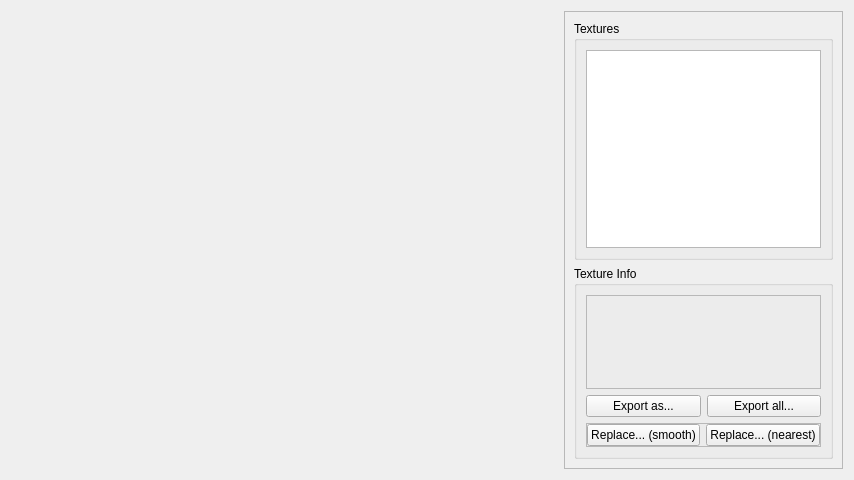
<?xml version="1.0" encoding="UTF-8"?>
<ui version="4.0">
 <class>TextureDBViewer</class>
 <widget class="QWidget" name="TextureDBViewer">
  <property name="geometry">
   <rect>
    <x>0</x>
    <y>0</y>
    <width>854</width>
    <height>480</height>
   </rect>
  </property>
  <property name="windowTitle">
   <string>Form</string>
  </property>
  <property name="windowIcon">
   <iconset resource="resources.qrc">
    <normaloff>:/tex_icon.png</normaloff>:/tex_icon.png</iconset>
  </property>
  <property name="styleSheet">
   <string notr="true">QLabel#texWidget 
{
	background-image: url(&quot;:/checker.png&quot;);
}</string>
  </property>
  <layout class="QHBoxLayout" name="horizontalLayout" stretch="2,1">
   <item>
    <widget class="QLabel" name="texWidget">
     <property name="sizePolicy">
      <sizepolicy hsizetype="Minimum" vsizetype="Minimum">
       <horstretch>1</horstretch>
       <verstretch>1</verstretch>
      </sizepolicy>
     </property>
     <property name="minimumSize">
      <size>
       <width>1</width>
       <height>1</height>
      </size>
     </property>
     <property name="sizeIncrement">
      <size>
       <width>1</width>
       <height>1</height>
      </size>
     </property>
     <property name="baseSize">
      <size>
       <width>1</width>
       <height>1</height>
      </size>
     </property>
     <property name="autoFillBackground">
      <bool>false</bool>
     </property>
     <property name="text">
      <string/>
     </property>
     <property name="scaledContents">
      <bool>false</bool>
     </property>
    </widget>
   </item>
   <item>
    <widget class="QFrame" name="infoFrame">
     <property name="frameShape">
      <enum>QFrame::StyledPanel</enum>
     </property>
     <property name="frameShadow">
      <enum>QFrame::Raised</enum>
     </property>
     <layout class="QVBoxLayout" name="verticalLayout">
      <item>
       <widget class="QGroupBox" name="textureGroup">
        <property name="title">
         <string>Textures</string>
        </property>
        <layout class="QVBoxLayout" name="verticalLayout_2">
         <item>
          <widget class="QListView" name="texList"/>
         </item>
        </layout>
       </widget>
      </item>
      <item>
       <widget class="QGroupBox" name="texInfoGroup">
        <property name="title">
         <string>Texture Info</string>
        </property>
        <layout class="QVBoxLayout" name="verticalLayout_3">
         <item>
          <widget class="QFrame" name="texInfoFrame">
           <property name="frameShape">
            <enum>QFrame::StyledPanel</enum>
           </property>
           <property name="frameShadow">
            <enum>QFrame::Raised</enum>
           </property>
           <layout class="QGridLayout" name="gridLayout">
            <item row="2" column="0">
             <widget class="QLabel" name="pixelSizeLabel">
              <property name="text">
               <string/>
              </property>
             </widget>
            </item>
            <item row="0" column="0">
             <widget class="QLabel" name="clutFbPosLabel">
              <property name="text">
               <string/>
              </property>
             </widget>
            </item>
            <item row="1" column="0">
             <widget class="QLabel" name="pixelFbPosLabel">
              <property name="text">
               <string/>
              </property>
             </widget>
            </item>
            <item row="3" column="0">
             <widget class="QLabel" name="pixelModeLabel">
              <property name="text">
               <string/>
              </property>
             </widget>
            </item>
           </layout>
          </widget>
         </item>
         <item>
          <layout class="QHBoxLayout" name="exportLayout">
           <property name="topMargin">
            <number>0</number>
           </property>
           <item>
            <widget class="QPushButton" name="exportBtn">
             <property name="text">
              <string>Export as...</string>
             </property>
            </widget>
           </item>
           <item>
            <widget class="QPushButton" name="exportAllBtn">
             <property name="text">
              <string>Export all...</string>
             </property>
            </widget>
           </item>
          </layout>
         </item>
         <item>
          <widget class="QFrame" name="replaceFrame">
           <property name="frameShape">
            <enum>QFrame::StyledPanel</enum>
           </property>
           <property name="frameShadow">
            <enum>QFrame::Raised</enum>
           </property>
           <layout class="QHBoxLayout" name="horizontalLayout_2">
            <property name="leftMargin">
             <number>0</number>
            </property>
            <property name="topMargin">
             <number>0</number>
            </property>
            <property name="rightMargin">
             <number>0</number>
            </property>
            <property name="bottomMargin">
             <number>0</number>
            </property>
            <item>
             <widget class="QPushButton" name="replaceSBtn">
              <property name="text">
               <string>Replace... (smooth)</string>
              </property>
             </widget>
            </item>
            <item>
             <widget class="QPushButton" name="replaceNBtn">
              <property name="text">
               <string>Replace... (nearest)</string>
              </property>
             </widget>
            </item>
           </layout>
          </widget>
         </item>
        </layout>
       </widget>
      </item>
     </layout>
    </widget>
   </item>
  </layout>
 </widget>
 <resources>
  <include location="resources.qrc"/>
 </resources>
 <connections/>
</ui>
